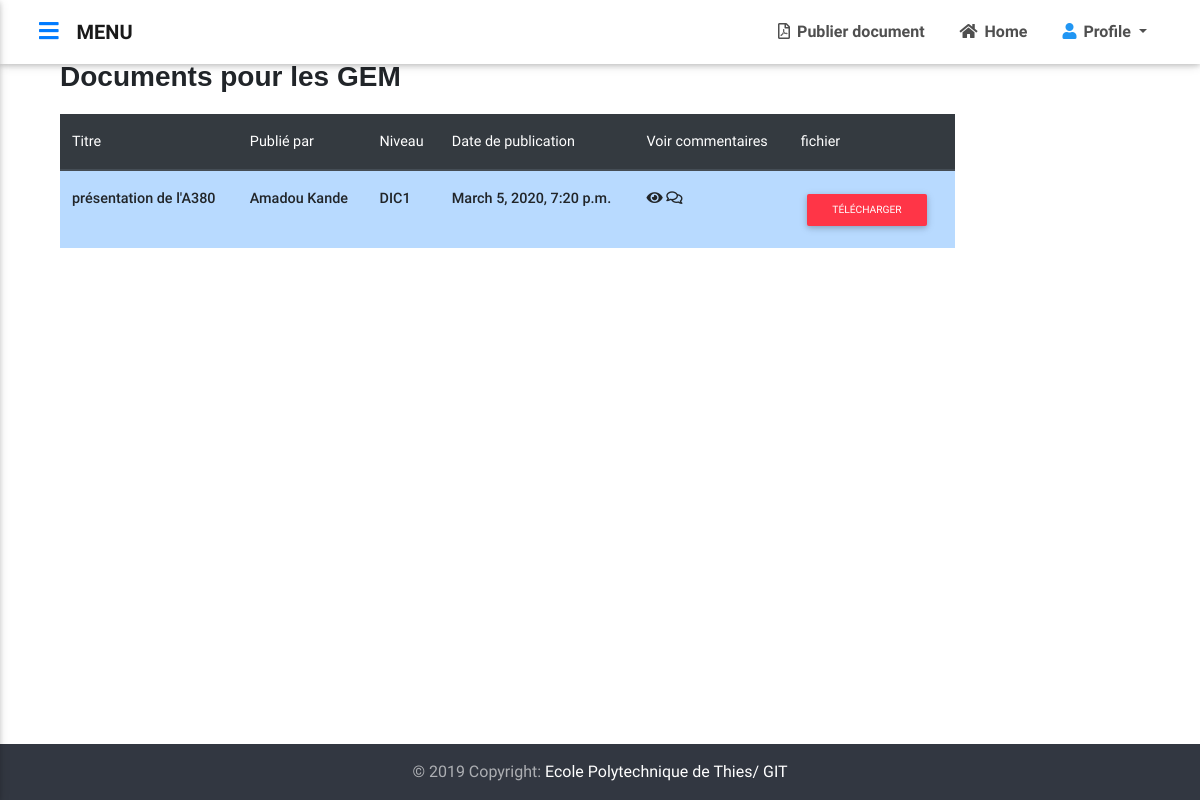
/compte/genie/gem/ (signed in), run on the app's committed database.
### ged_app/models.py (models this page shows, shortened)
class Document(models.Model):
    LISTE_GENIE = (
        ('GIT','Génie Informatique et Télécommunications'),
        ('Génie Civil','Génie Civil'),
        ('Génie Electromécanique','Génie Electro-Mécanique'),
        ('Tronc Commun', 'Tronc Commun')
    )
    LISTE_CLASSE = (
        ('TC1', 'TC1'),
        ('TC2','TC2'),
        ('DIC1','DIC1'),
        ('DIC2','DIC2'),
        ('DIC3','DIC3')
    )
    author = models.ForeignKey(Eleve, on_delete=models.CASCADE, null = True)
    titre = models.CharField(max_length=100, null = True)
    fichier = models.FileField(upload_to='media/', null= True, blank=True)
    text = models.TextField(max_length=1000, null=True, blank=True)
    classe_doc = models.CharField(max_length=50 , null =True ,  choices = LISTE_CLASSE)
    genie_doc = models.CharField(max_length=100, null = True, choices = LISTE_GENIE)
    date = models.DateTimeField(auto_now=True, auto_now_add=False)

class Eleve(models.Model):
    LISTE_CLASSE = (
        ('TC1', 'TC1'),
        ('TC2','TC2'),
        ('DIC1','DIC1'),
        ('DIC2','DIC2'),
        ('DIC3','DIC3')
    )
    LISTE_GENIE = (
        ('GIT','Génie Informatique et Télécommunications'),
        ('Génie Civil','Génie Civil'),
        ('Génie Electromécanique','Génie Electro-Mécanique'),
        ('Tronc Commun', 'Tronc Commun')
    )
    user = models.OneToOneField(User,null = True, blank=True,on_delete=models.CASCADE)
    name = models.CharField( max_length=150, null=True)
    age = models.IntegerField(null=True)
    sexe = models.CharField(max_length=80, choices = [('Homme', 'Homme' ), ('Femme', 'Femme')], null=True)
    classe = models.CharField(max_length=50 , null =True ,  choices = LISTE_CLASSE)
    genie = models.CharField(max_length=100, null = True, choices = LISTE_GENIE)
    photo_profile = models.ImageField(default ="user-default.png",null = True, blank = True )
    def __str__(self):
        if self.name != None:
            return self.name
        else:
            return "%% No name %%"

### ged_app/views.py (the view)
# urls.py: path('compte/genie/gem/', views.doc_gem, name='gem'),
@login_required(login_url='connecter')
def doc_gem(request):
    doc = Document.objects.filter(genie_doc = "Génie Electromécanique")
    context = {'docs' : doc}
    return render (request, 'ged_app/genie/doc_gem.html', context)

### ged_app/templates/ged_app/genie/doc_gem.html (shortened to what this page needs)
{% extends '../main.html' %}
{% block content %}
<body  class="homepage-v1 hidden-sn dark-skin animated">
<section>
    <h3>Documents pour les GEM</h3>
<div class="row" id="pos">
    <div class="col-lg-10 col-md-20 pb-lg-5 mb-4">
    <table class="table table-striped ">
      <thead class="thead-dark">
        <tr>
          <th>Titre</th>
          <th>Publié par</th>
          <th>Niveau</th>
          <th>Date de publication</th>
          <th>Voir commentaires</th>
          <th>fichier</th>
        </tr>
      </thead>
      {% for doc in docs %}
        <tr class="table-primary">
          <td>{{doc.titre}}</td>
          <td>{{doc.author}}</td>
          <td>{{doc.classe_doc}}</td>
          <td>{{doc.date}}</td>
          <td><a  href="{% url 'comments'  pk=doc.pk %}"  > <i class="fas fa-eye"></i> <i class="far fa-comments"></i></a></td>
          <td><a  href="{{ doc.fichier.url }}" target="_blank" ><span class="btn btn-danger  btn-sm ">Télécharger</span></a></td>
        </tr>
      {% endfor %}
    </table>
    </div>
  </div>
</section>
</body>
{% endblock %}

### ged_app/templates/ged_app/genie/doc_gem.html (style rules this page uses)
section { margin:5%; }
h3 { font-weight: bold; margin-bottom : 20px; font-family: 'Franklin Gothic Medium', 'Arial Narrow', 'Arial', 'sans-serif'; }
tr td { font-weight: 500; }

### data on the page
Document: titre "présentation de l'A380", author "Amadou Kande", classe_doc "DIC1", date "March 5, 2020, 7:20 p.m."
